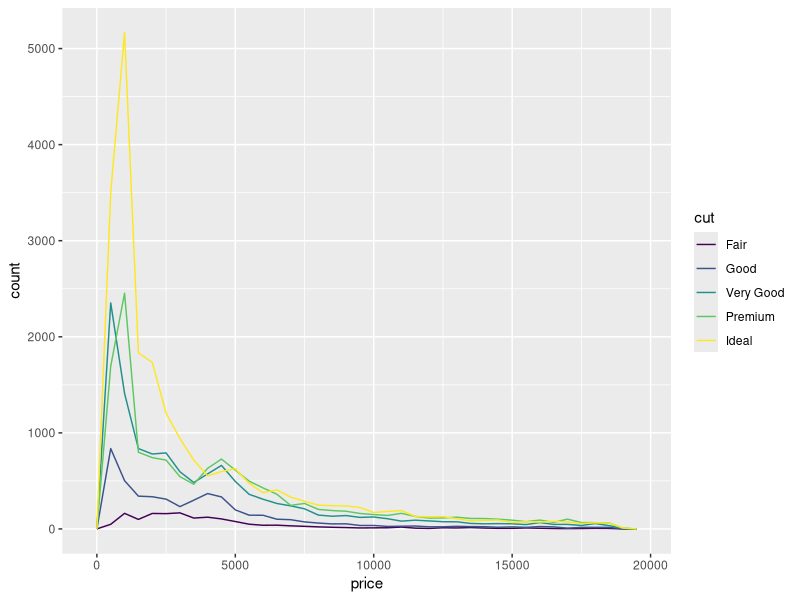
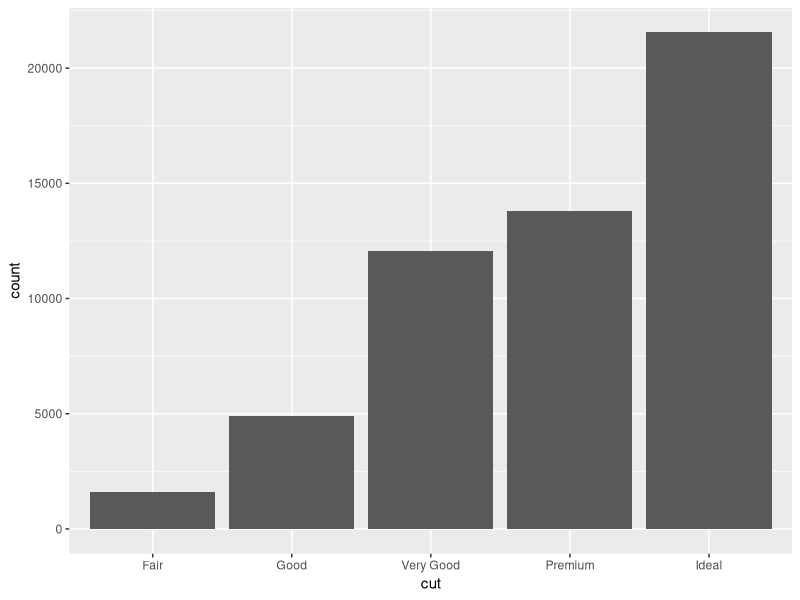
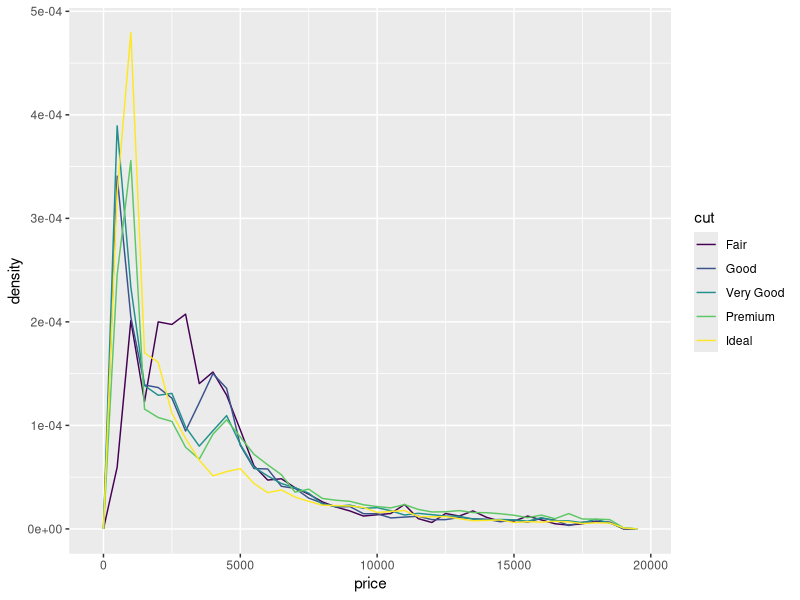
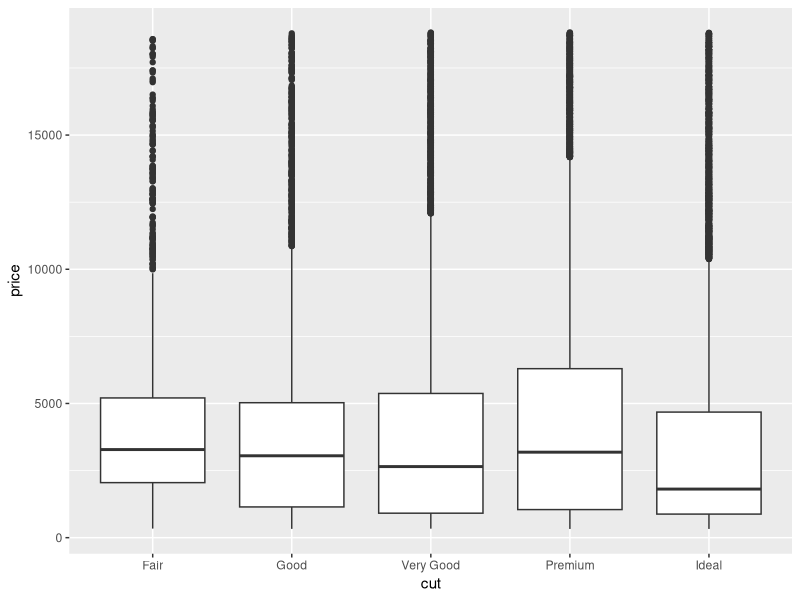
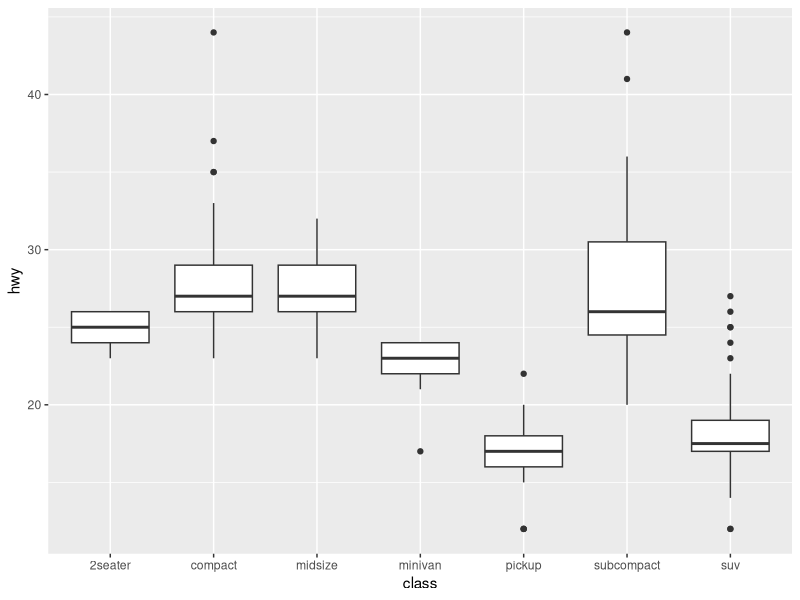
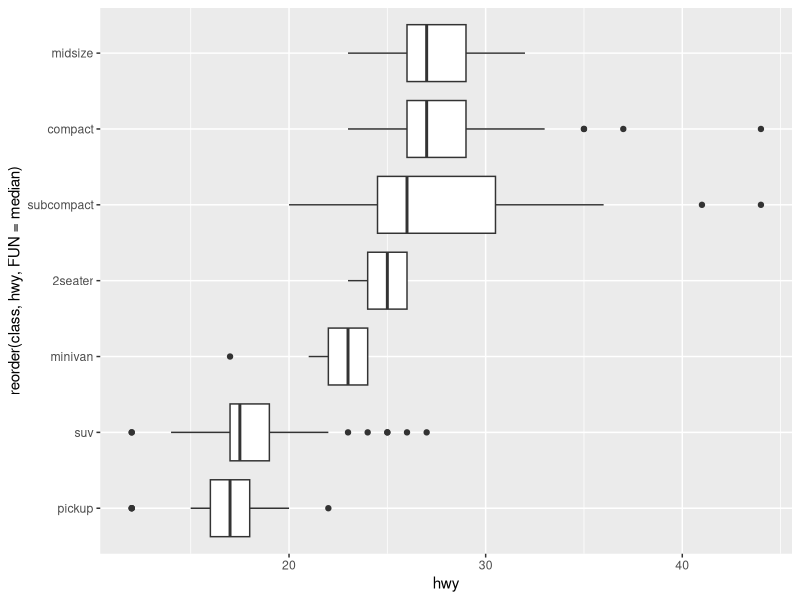
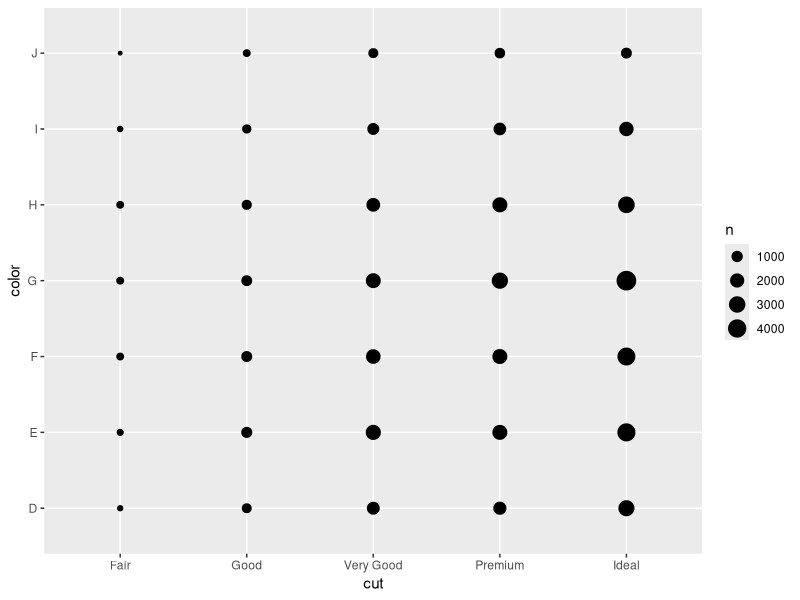
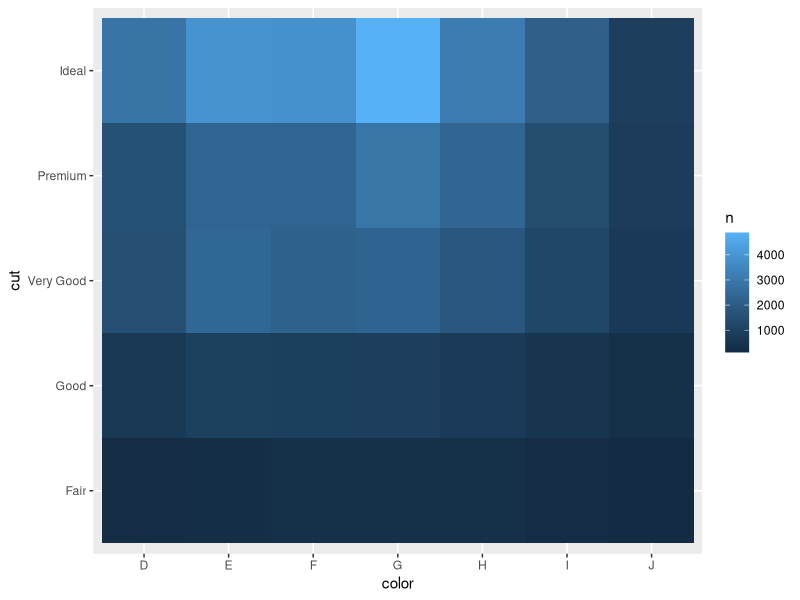

Here is the R script that generated these plots, in order: (Note: this script raises an error after producing the figures.)
library(tidyverse)

# Cat and cont
ggplot(data = diamonds, mapping=aes(x=price)) +
  geom_freqpoly(mapping=aes(color=cut), binwidth=500)

ggplot(diamonds) + geom_bar(mapping=aes(x=cut))

ggplot(diamonds, mapping=aes(x=price, y = ..density..)) + 
  geom_freqpoly(mapping=aes(color=cut), binwidth=500)

ggplot(data=diamonds, mapping=aes(x=cut, y=price)) +
  geom_boxplot()

ggplot(data=mpg, mapping=aes(x=class, y=hwy)) + 
  geom_boxplot()

ggplot(data=mpg) + 
  geom_boxplot(mapping=aes(x=reorder(class, hwy, FUN = median), y=hwy)) +
  coord_flip()

# Categorical vs categorical
ggplot(data=diamonds) + geom_count(mapping=aes(x=cut, y=color))

diamonds %>% count(color, cut)

diamonds %>% count(color, cut) %>% ggplot(mapping=aes(x=color, y=cut)) +
  geom_tile(mapping = aes(fill=n))


# Continuous vs continuous
ggplot(data=diamonds) +
  geom_point(mapping=aes(x=carat, y=price))

ggplot(data=diamonds) +
  geom_point(mapping=aes(x=carat, y=price), alpha=1/100)

ggplot(data = diamonds2) + 
  geom_bin2d(mapping=aes(x=carat, y=price))

ggplot(data = small, mapping=aes(x=carat, y=price)) +
  geom_boxplot(mapping=aes(group = cut_width(carat, 0.1)))

ggplot(data = small, mapping=aes(x=carat, y=price)) +
  geom_boxplot(mapping=aes(group = cut_number(carat, 20)))
